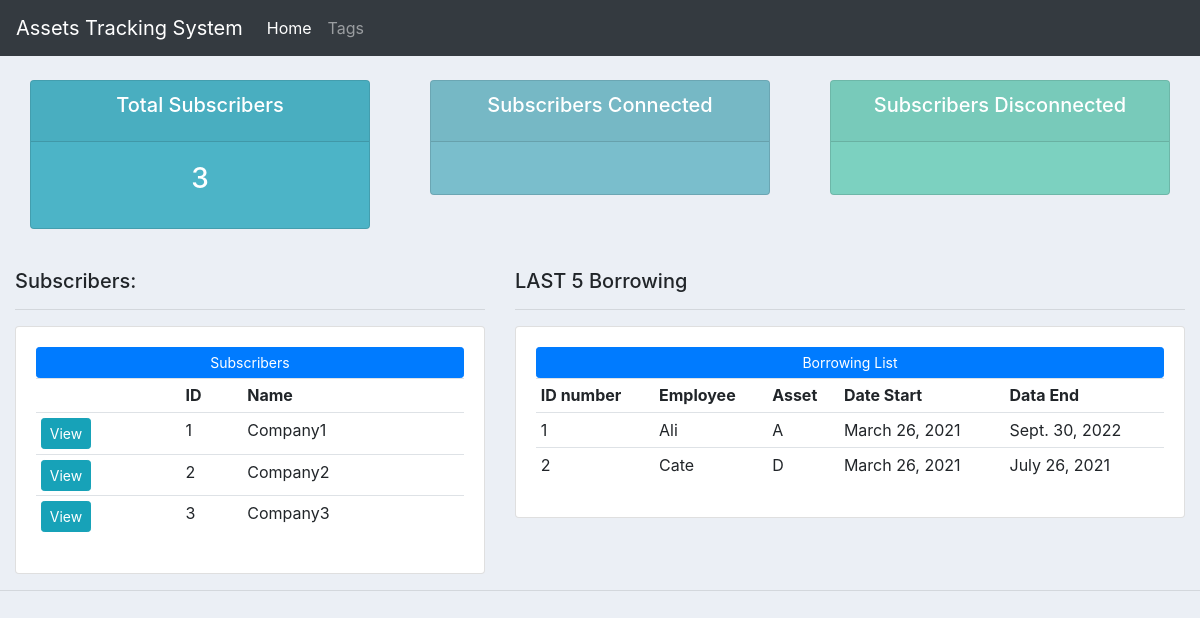
The app's page /assets/ with its own data.
### assetstracking/models.py (models this page shows, shortened)
class Subscriber(models.Model):
    subscriber_id = models.IntegerField(null=True)
    subscriber_name = models.CharField(max_length=200, null=True)

class Borrowing(models.Model):
    borrowing_id = models.IntegerField(null=True)
    start_date = models.DateField(auto_now_add=True, null=True)
    end_date = models.DateField(null=True)
    subscriber_id = models.ManyToManyField(Subscriber)
    employee_id = models.ForeignKey(Employee, null=True, on_delete= models.SET_NULL)
    tag_id = models.ForeignKey(Tag, null=True, on_delete= models.SET_NULL)

class Employee(models.Model):
    employee_id = models.IntegerField(null=True)
    employee_name = models.CharField(max_length=200, null=True)
    employee_salary = models.FloatField(null=True)
    subscriber_id = models.ManyToManyField(Subscriber)
    def __str__(self): return self.employee_name

class Tag(models.Model):
    tag_id = models.IntegerField(null=True)
    asset_name = models.CharField(max_length=200, null=True)
    subscriber_id = models.ManyToManyField(Subscriber)
    def __str__(self): return self.asset_name

### assetstracking/views.py (the view)
# urls.py: path('', views.home, name="home"),
def home(request):
    subscriber = Subscriber.objects.all()
    total_subscribers = subscriber.count()
    borrowing = Borrowing.objects.all()
    return render(request, 'assetstracking/home.html',
        {'subscriber': subscriber, 'total_subscribers':total_subscribers, 'borrowing':borrowing }
        )

### assetstracking/templates/assetstracking/home.html
{%  extends 'assetstracking/main.html' %}
{% block content %}
{%  include 'assetstracking/status.html' %}
<br>
<div class="row">
	<div class="col-md-5">
		<h5>Subscribers:</h5>
		<hr>
		<div class="card card-body">
			<a class="btn btn-primary  btn-sm btn-block" href="">Subscribers</a>
			<table class="table table-sm">
				<tr>
					<th></th>
					<th>ID </th>
					<th>Name</th>
				</tr>
				{% for i in subscriber %}
					<tr>
						<td><a class="btn btn-sm btn-info" href="{% url 'subscriber' i.subscriber_id %}">View</a></td>
						<td>{{i.subscriber_id}}</td>
						<td>{{i.subscriber_name}}</td>
					</tr>
				{% endfor %}
			</table>
		</div>
	</div>
	<div class="col-md-7">
		<h5>LAST 5 Borrowing</h5>
		<hr>
		<div class="card card-body">
			<a class="btn btn-primary  btn-sm btn-block" href="">Borrowing List</a>
			<table class="table table-sm">
				<tr>
					<th>ID number</th>
                    <th>Employee</th>
					<th>Asset</th>
					<th>Date Start</th>
					<th>Data End</th>
				</tr>
				{% for i in borrowing %}
					<tr>
						<td>{{i.borrowing_id}}</td>
						<td>{{i.employee_id}}</td>
						<td>{{i.tag_id}}</td>
						<td>{{i.start_date}}</td>
						<td>{{i.end_date}}</td>
					</tr>
				{% endfor %}
			</table>
		</div>
	</div>
</div>
{% endblock %}

### assetstracking/templates/assetstracking/main.html (style rules this page uses)
body { background-color: #ebeff5; }

### records on screen
Subscriber: subscriber_id "1", subscriber_name "Company1"
Subscriber: subscriber_id "2", subscriber_name "Company2"
Subscriber: subscriber_id "3", subscriber_name "Company3"
Borrowing: borrowing_id "1", employee_id "Ali", tag_id "A", start_date "March 26, 2021", end_date "Sept. 30, 2022"
Borrowing: borrowing_id "2", employee_id "Cate", tag_id "D", start_date "March 26, 2021", end_date "July 26, 2021"

### other values on screen
{{ total_subscribers }} "3"
